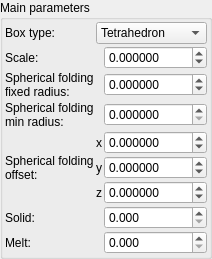
    <widget class="QGroupBox" name="groupBox">
     <property name="title">
      <string>Main parameters</string>
     </property>
     <layout class="QVBoxLayout" name="verticalLayout_2" stretch="0">
      <property name="spacing">
       <number>2</number>
      </property>
      <property name="leftMargin">
       <number>2</number>
      </property>
      <property name="topMargin">
       <number>2</number>
      </property>
      <property name="rightMargin">
       <number>2</number>
      </property>
      <property name="bottomMargin">
       <number>2</number>
      </property>
      <item>
       <layout class="QGridLayout" name="gridLayout" columnstretch="0,0,1">
        <property name="spacing">
         <number>2</number>
        </property>
        <item row="0" column="1" colspan="2">
         <widget class="MyComboBox" name="comboBox_mandelbox_generalized_fold_type">
          <property name="sizePolicy">
           <sizepolicy hsizetype="Preferred" vsizetype="Maximum">
            <horstretch>0</horstretch>
            <verstretch>0</verstretch>
           </sizepolicy>
          </property>
          <item>
           <property name="text">
            <string>Tetrahedron</string>
           </property>
          </item>
          <item>
           <property name="text">
            <string>Cube</string>
           </property>
          </item>
          <item>
           <property name="text">
            <string>Octahedron</string>
           </property>
          </item>
          <item>
           <property name="text">
            <string>Dodecahedron</string>
           </property>
          </item>
          <item>
           <property name="text">
            <string>OctCube</string>
           </property>
          </item>
          <item>
           <property name="text">
            <string>Icosahedron</string>
           </property>
          </item>
          <item>
           <property name="text">
            <string>Box6</string>
           </property>
          </item>
          <item>
           <property name="text">
            <string>Box5</string>
           </property>
          </item>
         </widget>
        </item>
        <item row="6" column="2">
         <widget class="MyDoubleSpinBox" name="spinbox3_mandelbox_offset_z">
          <property name="sizePolicy">
           <sizepolicy hsizetype="Minimum" vsizetype="Maximum">
            <horstretch>0</horstretch>
            <verstretch>0</verstretch>
           </sizepolicy>
          </property>
          <property name="prefix">
           <string/>
          </property>
          <property name="suffix">
           <string/>
          </property>
          <property name="decimals">
           <number>6</number>
          </property>
          <property name="minimum">
           <double>-99.998999999999995</double>
          </property>
          <property name="maximum">
           <double>99.998999999999995</double>
          </property>
          <property name="singleStep">
           <double>0.100000000000000</double>
          </property>
         </widget>
        </item>
        <item row="2" column="0">
         <widget class="QLabel" name="label_10">
          <property name="text">
           <string>Spherical folding
fixed radius:</string>
          </property>
         </widget>
        </item>
        <item row="3" column="0">
         <widget class="QLabel" name="label_11">
          <property name="text">
           <string>Spherical folding
min radius:</string>
          </property>
         </widget>
        </item>
        <item row="5" column="1">
         <widget class="QLabel" name="label_116">
          <property name="sizePolicy">
           <sizepolicy hsizetype="Preferred" vsizetype="Preferred">
            <horstretch>0</horstretch>
            <verstretch>0</verstretch>
           </sizepolicy>
          </property>
          <property name="text">
           <string notr="true">y</string>
          </property>
          <property name="alignment">
           <set>Qt::AlignRight|Qt::AlignTrailing|Qt::AlignVCenter</set>
          </property>
         </widget>
        </item>
        <item row="4" column="1">
         <widget class="QLabel" name="label_115">
          <property name="sizePolicy">
           <sizepolicy hsizetype="Preferred" vsizetype="Preferred">
            <horstretch>0</horstretch>
            <verstretch>0</verstretch>
           </sizepolicy>
          </property>
          <property name="text">
           <string notr="true">x</string>
          </property>
          <property name="alignment">
           <set>Qt::AlignRight|Qt::AlignTrailing|Qt::AlignVCenter</set>
          </property>
         </widget>
        </item>
        <item row="5" column="2">
         <widget class="MyDoubleSpinBox" name="spinbox3_mandelbox_offset_y">
          <property name="sizePolicy">
           <sizepolicy hsizetype="Minimum" vsizetype="Maximum">
            <horstretch>0</horstretch>
            <verstretch>0</verstretch>
           </sizepolicy>
          </property>
          <property name="prefix">
           <string/>
          </property>
          <property name="suffix">
           <string/>
          </property>
          <property name="decimals">
           <number>6</number>
          </property>
          <property name="minimum">
           <double>-99.998999999999995</double>
          </property>
          <property name="maximum">
           <double>99.998999999999995</double>
          </property>
          <property name="singleStep">
           <double>0.100000000000000</double>
          </property>
         </widget>
        </item>
        <item row="4" column="2">
         <widget class="MyDoubleSpinBox" name="spinbox3_mandelbox_offset_x">
          <property name="sizePolicy">
           <sizepolicy hsizetype="Minimum" vsizetype="Maximum">
            <horstretch>0</horstretch>
            <verstretch>0</verstretch>
           </sizepolicy>
          </property>
          <property name="prefix">
           <string/>
          </property>
          <property name="suffix">
           <string/>
          </property>
          <property name="decimals">
           <number>6</number>
          </property>
          <property name="minimum">
           <double>-99.998999999999995</double>
          </property>
          <property name="maximum">
           <double>99.998999999999995</double>
          </property>
          <property name="singleStep">
           <double>0.100000000000000</double>
          </property>
         </widget>
        </item>
        <item row="1" column="0">
         <widget class="QLabel" name="label_7">
          <property name="text">
           <string>Scale:</string>
          </property>
         </widget>
        </item>
        <item row="3" column="2">
         <widget class="MyDoubleSpinBox" name="spinbox_mandelbox_folding_min_radius">
          <property name="sizePolicy">
           <sizepolicy hsizetype="Minimum" vsizetype="Maximum">
            <horstretch>0</horstretch>
            <verstretch>0</verstretch>
           </sizepolicy>
          </property>
          <property name="prefix">
           <string/>
          </property>
          <property name="suffix">
           <string/>
          </property>
          <property name="decimals">
           <number>6</number>
          </property>
          <property name="maximum">
           <double>99.998999999999995</double>
          </property>
          <property name="singleStep">
           <double>0.100000000000000</double>
          </property>
         </widget>
        </item>
        <item row="2" column="2">
         <widget class="MyDoubleSpinBox" name="spinbox_mandelbox_folding_fixed_radius">
          <property name="sizePolicy">
           <sizepolicy hsizetype="Minimum" vsizetype="Maximum">
            <horstretch>0</horstretch>
            <verstretch>0</verstretch>
           </sizepolicy>
          </property>
          <property name="prefix">
           <string/>
          </property>
          <property name="suffix">
           <string/>
          </property>
          <property name="decimals">
           <number>6</number>
          </property>
          <property name="minimum">
           <double>-99.998999999999995</double>
          </property>
          <property name="maximum">
           <double>99.998999999999995</double>
          </property>
          <property name="singleStep">
           <double>0.100000000000000</double>
          </property>
         </widget>
        </item>
        <item row="4" column="0" rowspan="3">
         <widget class="QLabel" name="label_12">
          <property name="text">
           <string>Spherical folding
offset:</string>
          </property>
         </widget>
        </item>
        <item row="6" column="1">
         <widget class="QLabel" name="label_117">
          <property name="sizePolicy">
           <sizepolicy hsizetype="Preferred" vsizetype="Preferred">
            <horstretch>0</horstretch>
            <verstretch>0</verstretch>
           </sizepolicy>
          </property>
          <property name="text">
           <string notr="true">z</string>
          </property>
          <property name="alignment">
           <set>Qt::AlignRight|Qt::AlignTrailing|Qt::AlignVCenter</set>
          </property>
         </widget>
        </item>
        <item row="1" column="2">
         <widget class="MyDoubleSpinBox" name="spinbox_mandelbox_scale">
          <property name="sizePolicy">
           <sizepolicy hsizetype="Minimum" vsizetype="Maximum">
            <horstretch>0</horstretch>
            <verstretch>0</verstretch>
           </sizepolicy>
          </property>
          <property name="prefix">
           <string/>
          </property>
          <property name="suffix">
           <string/>
          </property>
          <property name="decimals">
           <number>6</number>
          </property>
          <property name="minimum">
           <double>-99.998999999999995</double>
          </property>
          <property name="maximum">
           <double>99.998999999999995</double>
          </property>
          <property name="singleStep">
           <double>0.100000000000000</double>
          </property>
         </widget>
        </item>
        <item row="7" column="0">
         <widget class="QLabel" name="label_16">
          <property name="text">
           <string>Solid:</string>
          </property>
         </widget>
        </item>
        <item row="0" column="0">
         <widget class="QLabel" name="label_8">
          <property name="text">
           <string>Box type:</string>
          </property>
         </widget>
        </item>
        <item row="8" column="0">
         <widget class="QLabel" name="label_17">
          <property name="text">
           <string>Melt:</string>
          </property>
         </widget>
        </item>
        <item row="7" column="2">
         <widget class="MyDoubleSpinBox" name="spinbox_mandelbox_solid">
          <property name="sizePolicy">
           <sizepolicy hsizetype="Minimum" vsizetype="Maximum">
            <horstretch>0</horstretch>
            <verstretch>0</verstretch>
           </sizepolicy>
          </property>
          <property name="prefix">
           <string/>
          </property>
          <property name="suffix">
           <string/>
          </property>
          <property name="decimals">
           <number>3</number>
          </property>
          <property name="maximum">
           <double>100.000000000000000</double>
          </property>
          <property name="singleStep">
           <double>0.100000000000000</double>
          </property>
         </widget>
        </item>
        <item row="8" column="2">
         <widget class="MyDoubleSpinBox" name="spinbox_mandelbox_melt">
          <property name="sizePolicy">
           <sizepolicy hsizetype="Minimum" vsizetype="Maximum">
            <horstretch>0</horstretch>
            <verstretch>0</verstretch>
           </sizepolicy>
          </property>
          <property name="prefix">
           <string/>
          </property>
          <property name="suffix">
           <string/>
          </property>
          <property name="decimals">
           <number>3</number>
          </property>
          <property name="maximum">
           <double>100.000000000000000</double>
          </property>
          <property name="singleStep">
           <double>0.100000000000000</double>
          </property>
         </widget>
        </item>
       </layout>
      </item>
     </layout>
    </widget>
